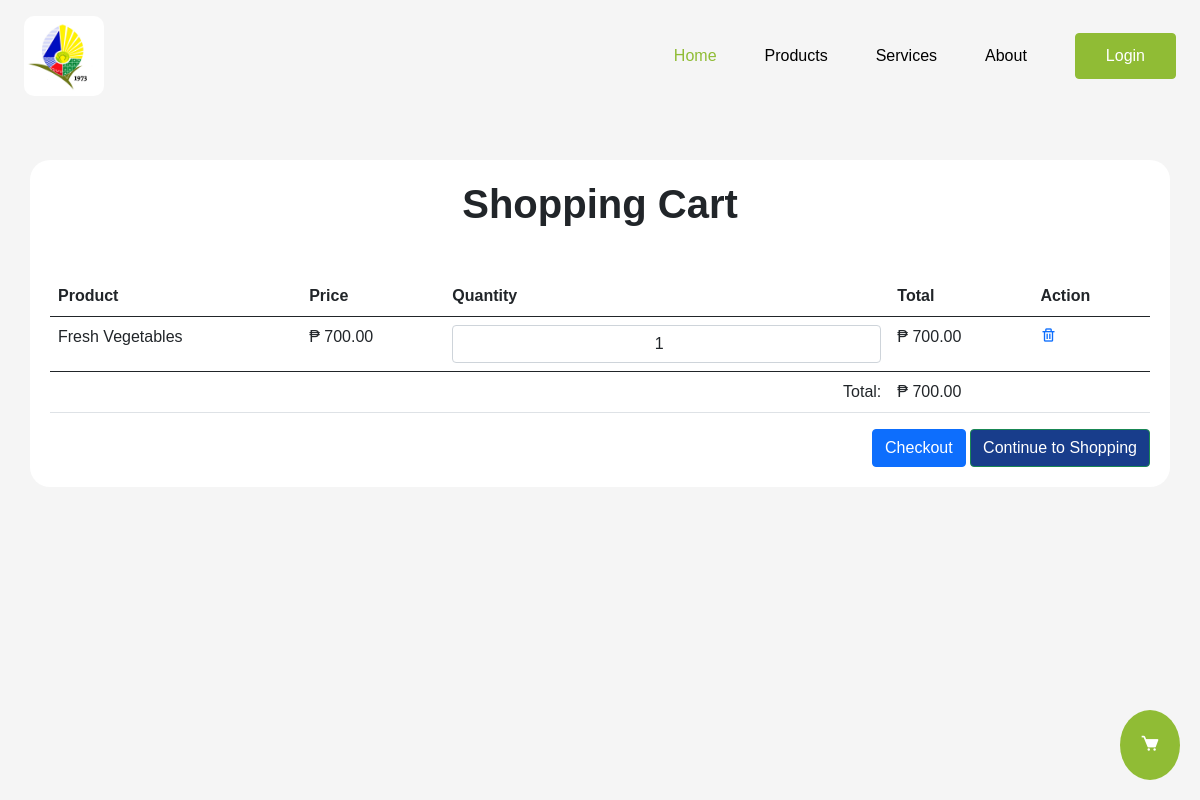
/cart.php?product_id=6, run on an earlier commit of the app's database.
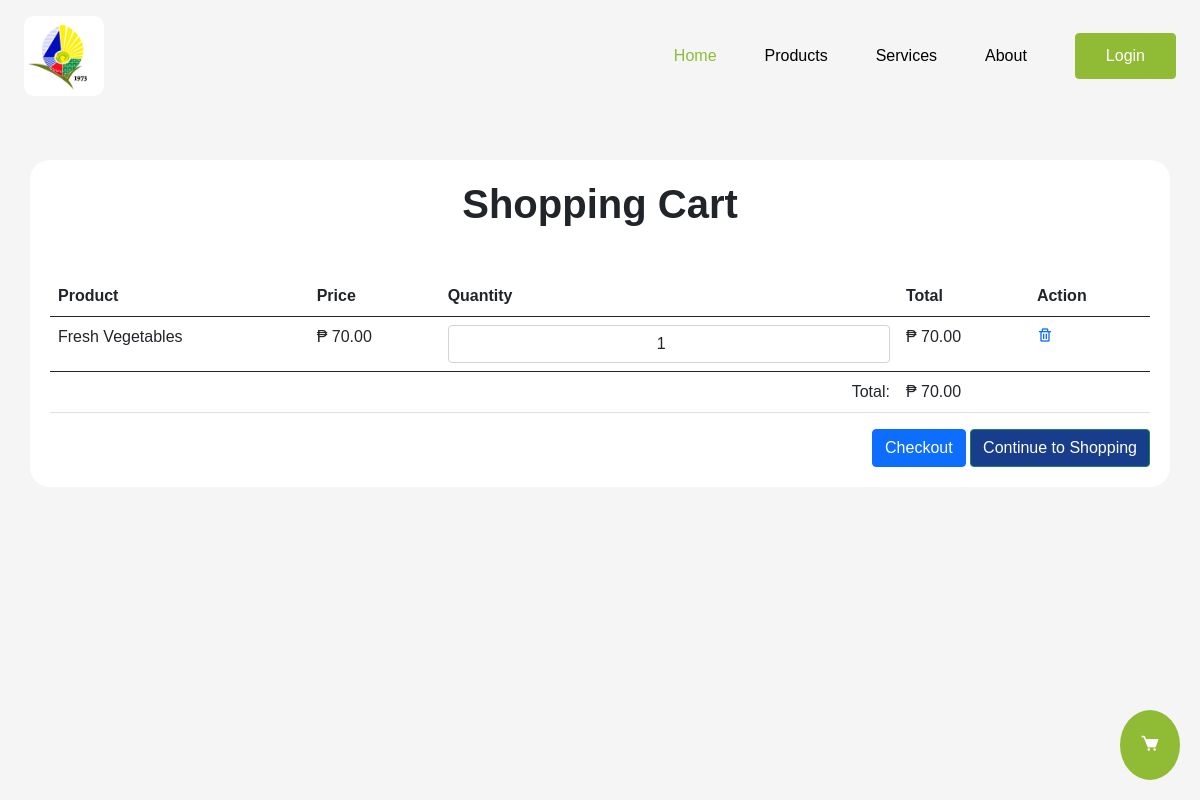
And on a later commit of the database.
### tables this page shows
CREATE TABLE `product_list` (
  `id` int(11) NOT NULL,
  `image` varchar(300) NOT NULL,
  `title` varchar(300) NOT NULL,
  `description` varchar(300) NOT NULL,
  `price` int(11) NOT NULL,
  `quantity` int(11) NOT NULL,
  `categories` varchar(255) NOT NULL,
  `harvest` date DEFAULT NULL,
  `timestamp` datetime NOT NULL DEFAULT current_timestamp() ON UPDATE current_timestamp(),
  `unit` text NOT NULL,
  `status` varchar(50) NOT NULL
);

### cart.php (the view, shortened to what this page needs)
<?php
    include 'components/header.php';
    function getLogin() {
        if(isset($_SESSION["loggedin"]) && $_SESSION["loggedin"] === true){
            echo '<li><a href="profile.php"><i class="bx bx-user"></i></a></li>';
            echo '<li><a href="logout.php" class="btn btn-primary">Logout</a></li>';
        } else {
            echo '<li><a href="login.php" class="btn btn-primary">Login</a></li>';
        }
    }
?>
<body>
    <div class="position-bottom-right">
        <a href="cart.php" class="btn btn-primary text-decoration-none border-0" id="cart-button">
            <i class='bx bxs-cart'></i>
        </a>
    </div>
    <div class="wrapper w-100">
        <nav class="d-flex justify-content-between align-items-center flex-wrap">
            <a href="index.php"><img src="img/logo.png" class="logo" /></a>
            <div class="menu">
                <ul class="d-flex align-items-center list-unstyled gap-5 m-0">
                    <li><a href="index.php" target="_self" class="active">Home</a></li>
                    <li><a href="index.php#sidebar" target="_self">Products</a></li>
                    <li><a href="services.php" target="_self">Services</a></li>
                    <li><a href="about.php" target="_self">About</a></li>
                    <?php
                        getLogin();
                    ?>
                </ul>
            </div>
        </nav>
    </div>
    <?php
        if (isset($_GET['product_id'])) {
            $productID = intval($_GET['product_id']);
            global $conn;
            $sql = "SELECT * FROM product_list WHERE id = ?";
            $stmt = $conn->prepare($sql);
            $stmt->bind_param("i", $productID);
            $stmt->execute();
            $result = $stmt->get_result();
            if ($result->num_rows > 0) {
                $product = $result->fetch_assoc();
                $quantityProd = $product['quantity'];
            }
        }
    ?>
    <div class="container mt-5">
        <h1 class="text-center fw-bolder mb-5">Shopping Cart</h1>
        <table class="table">
            <thead>
                <tr>
                    <th>Product</th>
                    <th>Price</th>
                    <th>Quantity</th>
                    <th>Total</th>
                    <th>Action</th>
                </tr>
            </thead>
            <tbody>
                <?php
                    $totalPrice = 0;
                    if (!empty($_SESSION['cart'])) {
                        foreach ($_SESSION['cart'] as $productID => $cartItem) {
                            $name = $cartItem['name'];
                            $price = $cartItem['price'];
                            $quantity = $cartItem['quantity'];
                            $total = $price * $quantity;
                            $totalPrice += $total;
                    ?>
                <tr>
                    <td><?= $name ?></td>
                    <td>₱ <?= number_format($price, 2) ?></td>
                    <td>
                        <div class="input-group">
                            <input type="number" class="form-control text-center quantity-input"
                                value="<?= $quantity ?>" data-product-id="<?= $productID ?>"
                                max="<?= $quantityProd ?>">
                        </div>
                    </td>
                    <td class="product-total">₱ <?= number_format($total, 2) ?></td>
                    <td><a href="cart_remove.php?product_id=<?= $productID ?>"><i class="bx bx-trash"></i></a></td>
                </tr>
                <?php
                }
            } else {
                echo '<tr><td colspan="5">Your cart is empty.</td></tr>';
            }
            ?>
            </tbody>
            <tfoot>
                <tr>
                    <td colspan="3" class="text-end">Total:</td>
                    <td>₱ <?= number_format($totalPrice, 2) ?></td>
                    <td></td>
                </tr>
            </tfoot>
        </table>
        <div class="text-end">
            <a href="checkout.php" class="btn btn-primary">Checkout</a>
            <a href="index.php" class="btn btn-success">Continue to Shopping</a>
        </div>
    </div>
</body>
</html>

What changed in the data, as far as the page shows it:
changed product_list "Fresh Vegetables": price "700.00" → "70.00"
Also different on the page:
$totalPrice: "700.00" → "70.00"
